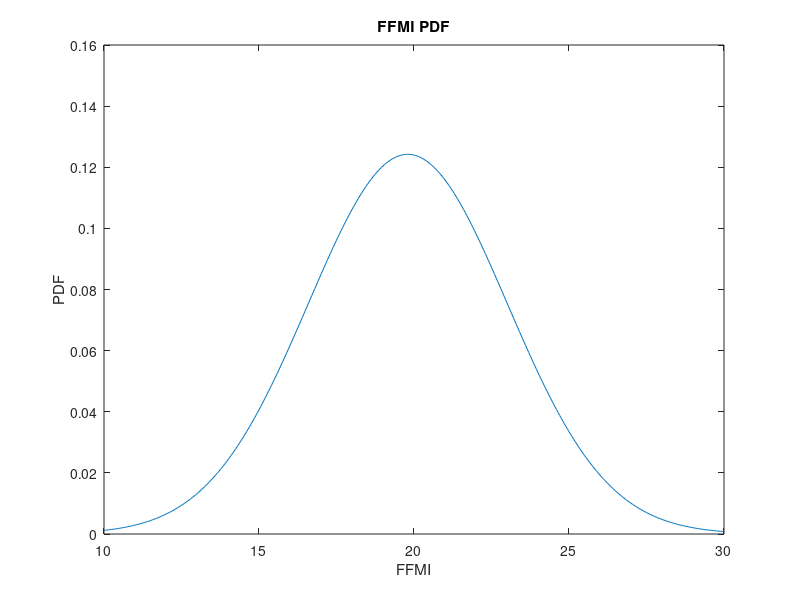
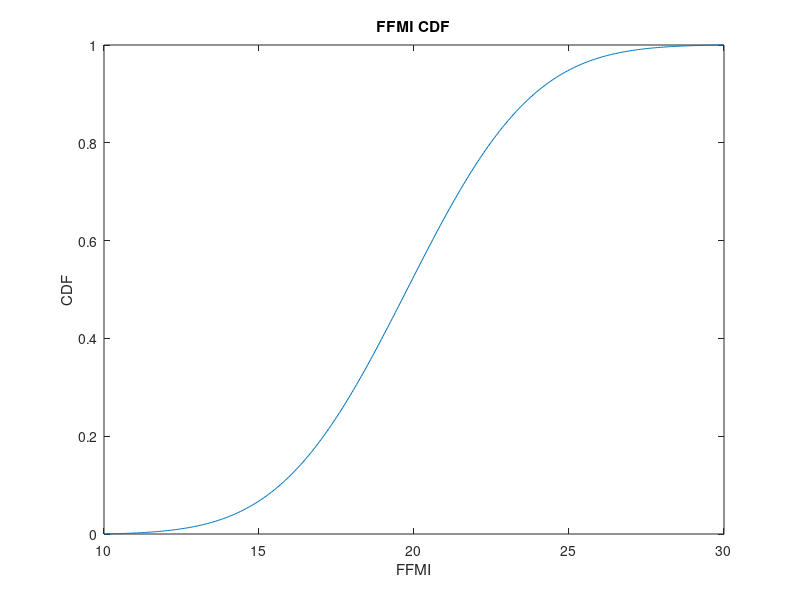
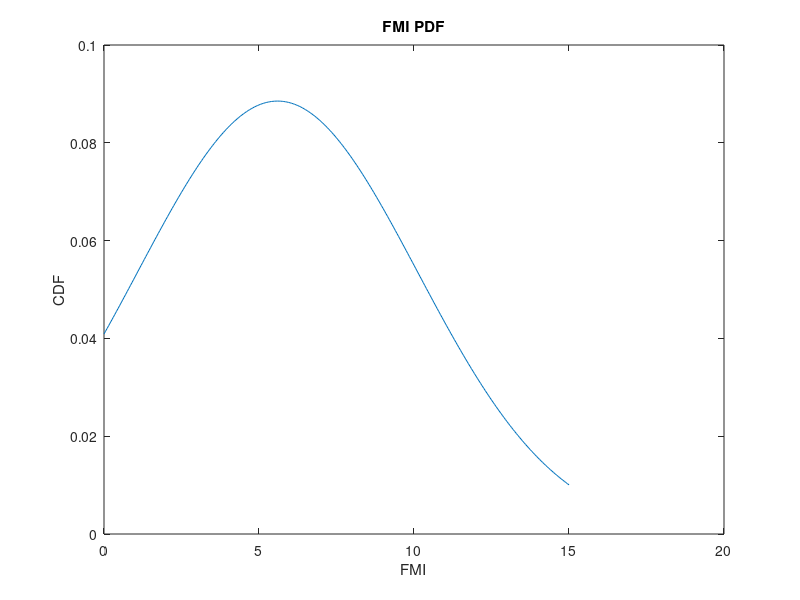
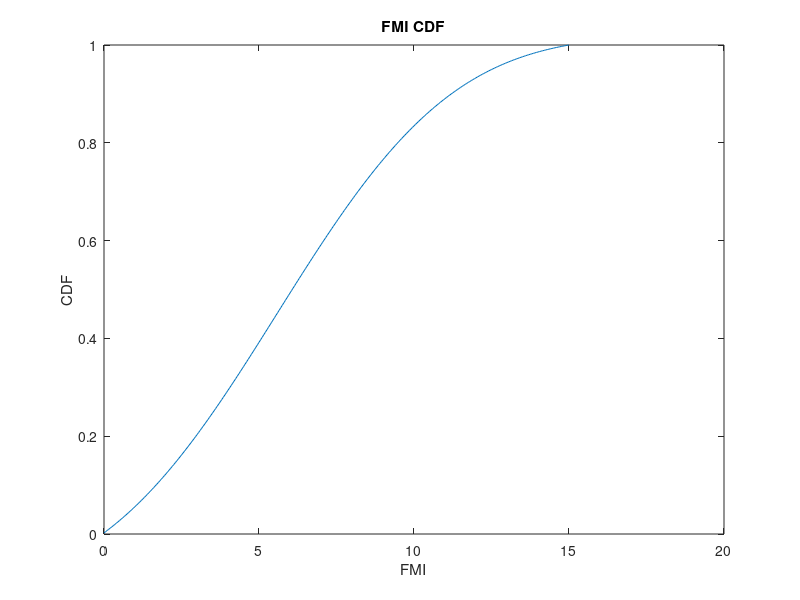

These figures' MATLAB source, in order: (Note: this script raises an error after producing the figures.)
%% Distribution function tool
%disttool
close all;
clear;
clc;
%% FFMI
% PDF
x = 10:.05:30;
% y = normpdf(x, 19.7, 2.2561); % 30-39
y = normpdf(x, 19.8, 3.2115); % 20-80

figure
plot(x, y);
xlabel('FFMI');
ylabel('PDF');
title('FFMI PDF');
% CDF
cd = cumsum(y) ./sum(y);
figure
plot(x,cd)
xlabel('FFMI');
ylabel('CDF');
title('FFMI CDF');
%% FMI
% PDF
x = 0:.05:15;

%y = normpdf(x, 5, 3.4283); % 30-39
y = normpdf(x, 5.6, 4.5062); % 20-80

figure
plot(x, y);
xlabel('FMI');
ylabel('CDF');
title('FMI PDF');
% CDF
cd = cumsum(y)./sum(y);
figure
plot(x,cd)
xlabel('FMI');
ylabel('CDF');
title('FMI CDF');
%% Bivariate Normal Distribution PDF/CDF
% https://nl.mathworks.com/help/stats/multivariate-normal-distribution.html

% 30-39
% mu = [19.7 5];    
% covariance_FFMI_FMI = 2.7;
% variance_FFMI = 2.2561; % 2.5
% variance_FMI = 3.4283; % 1.4
% 20-80
mu = [19.8 5.6];  
covariance_FFMI_FMI = 2.7;
variance_FFMI = 3.2115;
variance_FMI = 4.5062;


sigma = [variance_FFMI covariance_FFMI_FMI; covariance_FFMI_FMI variance_FMI];

% Create a grid of evenly spaced points in two-dimensional space.
x1 = 10:0.2:100;
x2 = 0:0.2:50;
[X1,X2] = meshgrid(x1,x2);
X = [X1(:) X2(:)];
% Evaluate the pdf of the normal distribution at the grid points.
y = mvnpdf(X,mu,sigma);
y = reshape(y,length(x2),length(x1));

% Plot the pdf values.
figure
surf(x1,x2,y)
caxis([min(y(:))-0.5*range(y(:)),max(y(:))])
z_max = max(max(y)) * 1.01;

axis_x_min = 10;
axis_x_max = 30;
axis_y_min = 1;
axis_y_max = 10;
axis([axis_x_min axis_x_max axis_y_min axis_y_max 0 z_max]);
xlabel('FFMI')
ylabel('FMI')
zlabel('Probability Density')
colorbar;
%% CDF
grid_point_side_count = 75;
[X1,X2] = meshgrid(linspace(axis_x_min, axis_x_max, grid_point_side_count)',linspace(axis_y_min, axis_y_max, grid_point_side_count)');
X = [X1(:) X2(:)];
% Evaluate the cdf of the normal distribution at the grid points.
p = mvncdf(X,mu,sigma);
% Plot the cdf values.
Z = reshape(p,grid_point_side_count, grid_point_side_count);
figure
surf(X1,X2,Z)
xlabel('FFMI')
ylabel('FMI')
zlabel('Cumulative Density')
colorbar;

%%
% Probability over Rectangular Region
current_FFMI = 23.82;
current_FMI = 8.41;
error = 0.005;

current_FFMI_min = current_FFMI * (1 - error);
current_FMI_min = current_FMI * (1 - error);
current_FFMI_max = current_FFMI * (1 + error);
current_FMI_max = current_FMI * (1 + error);

[p,err] = mvncdf([current_FFMI_min current_FMI_min],...
    [current_FFMI_max current_FMI_max], mu, sigma);

disp("Percentile (FFMI " + round(current_FFMI_min, 2) + "-" + ...
    round(current_FFMI_max, 2) + ", FMI " + round(current_FMI_min, 2)...
    + "-" + round(current_FMI_max, 2) +", varying: +/- " + round(error * 100, 2)+ "%): " + round((1-p) * 100, 4) + " (CDF error: " + err + ")");
%% Contour PDF
figure
contourf(x1,x2,y,[0.0001 0.001 0.01 0.05 0.15 0.25 0.35]);
axis([axis_x_min axis_x_max axis_y_min axis_y_max 0 z_max]);
line([current_FFMI_min current_FFMI_max current_FFMI_max current_FFMI_min current_FFMI_min],[current_FMI_min current_FMI_min current_FMI_max current_FMI_max current_FMI_min],'Linestyle','--','Color','k')
xlabel('FFMI')
ylabel('FMI')
title('Contour PDF')
colorbar;

%%
% x0 = [-.5; 0];
% options = optimoptions('fminunc','Algorithm','quasi-newton');
% [x, fval] = fminunc(f,x0,options)
clc;

fun1([ 3.2115     4.5062   2.7])

% 30-38
% lb = [2.2561, 3.4283, 0.01];
% ub = [2.2561, 3.4283, 2.7];
% 20-80
lb = [3.2115 , 4.5062, 0.01];
ub = [3.2115 , 4.5062, 2.7];

nvars = length(lb);
options = optimoptions('particleswarm','SwarmSize',200,'FunctionTolerance',10e-9, 'MaxStallIterations', 20);

[x,fval,exitflag] = particleswarm(@fun1,nvars,lb,ub, options) 
%% 1D FFMI
clc;

fun_FFMI([3.2115    0         0])

lb = [1.0, 0.0, 0.0];
ub = [5.5, 0.0, 0.0];
nvars = length(lb);
options = optimoptions('particleswarm','SwarmSize',100,'FunctionTolerance',10e-6, 'MaxStallIterations', 20);

[x,fval,exitflag] = particleswarm(@fun_FFMI,nvars,lb,ub, options)
%% 1D FMI PSO
clc;

fun_FMI([0.0   4.5062     0])

lb = [0.0, 1.1, 0.0];
ub = [0.0, 5, 0.0];
nvars = length(lb);
options = optimoptions('particleswarm','SwarmSize',100,'FunctionTolerance',10e-6, 'MaxStallIterations', 20);

[x,fval,exitflag] = particleswarm(@fun_FMI,nvars,lb,ub, options)

%% 1D FMI Simulated Annealing
clc;

fun_FMI([0.0   4.5062     0])
lb = [0.0, 1.1, 0.0];
ub = [0.0, 5, 0.0];
nvars = length(lb);
x0 = (lb+ub)./2;
options = optimoptions('simulannealbnd','FunctionTolerance',10e-6);
[x,fval,exitflag] = simulannealbnd(@fun_FMI,x0,lb,ub, options)

%% 1D FMI fminsearch Find minimum of unconstrained multivariable function using derivative-free method
clc;
fun_FMI([0.0   4.5062     0])
lb = [0.0, 1.1, 0.0];
ub = [0.0, 5, 0.0];
nvars = length(lb);
x0 = (lb+ub)./2;
[x,fval,exitflag] = fminsearch(@fun_FMI, x0)
%% 1D FFMI fminsearch Find minimum of unconstrained multivariable function using derivative-free method
clc;
fun_FFMI([3.2115    0         0])
lb = [1.0, 0.0, 0.0];
ub = [5.5, 0.0, 0.0];
nvars = length(lb);
x0 = (lb+ub)./2;
[x,fval,exitflag] = fminsearch(@fun_FFMI, x0)
 %%
 function out1 = fun_FMI(x_1)        
    % 30-39
%     mu = [19.7 5];    
    % 20-80
    mu = [19.8 5.6];    
%     X_expected = [16.2 2.4; 16.4 2.5; 18.7 3.8; 19.7 5; 20.6 6; 24.1 7.9; 24.3 8.7];
%     y_expected = [0.05; 0.1; 0.25; 0.5; 0.75; 0.9; 0.95];
    % 30-39
%     X_expected = [16.4 2.5; 18.7 3.8; 19.7 5; 20.6 6; 24.1 7.9];
%     y_expected = [0.1; 0.25; 0.5; 0.75; 0.9];
    % 20-80
    X_expected = [17.6 3.1; 18.7 4.2; 19.8 5.6; 21 7; 22.5 8.8];
    y_expected = [0.1; 0.25; 0.5; 0.75; 0.9];
    
    variance_FFMI = x_1(1);
    variance_FMI = x_1(2);
    covariance_FFMI_FMI = x_1(3);
    sigma = [variance_FFMI covariance_FFMI_FMI; covariance_FFMI_FMI variance_FMI];    
    
    expected_ps = zeros(1, length(y_expected));
    ps = zeros(1, length(y_expected));
    for i = 1:length(y_expected)
        current_FFMI = X_expected(i, 1);
        current_FMI = X_expected(i, 2);
        expected_p = y_expected(i);
        %[p, err] = mvncdf([current_FFMI current_FMI], mu, sigma);     
        [p, err] = mvncdf(current_FMI, mu(2), variance_FMI);
        expected_ps(i) = expected_p;
        ps(i) = p;
    end        
    out1 = mse(ps, expected_ps);    
end
 
 function out1 = fun_FFMI(x_1)        
    % 30-39
%     mu = [19.7 5];    
    % 20-80
    mu = [19.8 5.6];    
%     X_expected = [16.2 2.4; 16.4 2.5; 18.7 3.8; 19.7 5; 20.6 6; 24.1 7.9; 24.3 8.7];
%     y_expected = [0.05; 0.1; 0.25; 0.5; 0.75; 0.9; 0.95];
    % 30-39
%     X_expected = [16.4 2.5; 18.7 3.8; 19.7 5; 20.6 6; 24.1 7.9];
%     y_expected = [0.1; 0.25; 0.5; 0.75; 0.9];
    % 20-80
    X_expected = [17.6 3.1; 18.7 4.2; 19.8 5.6; 21 7; 22.5 8.8];
    y_expected = [0.1; 0.25; 0.5; 0.75; 0.9];
    
    variance_FFMI = x_1(1);
    variance_FMI = x_1(2);
    covariance_FFMI_FMI = x_1(3);
    sigma = [variance_FFMI covariance_FFMI_FMI; covariance_FFMI_FMI variance_FMI];    
    
    expected_ps = zeros(1, length(y_expected));
    ps = zeros(1, length(y_expected));
    for i = 1:length(y_expected)
        current_FFMI = X_expected(i, 1);
        current_FMI = X_expected(i, 2);
        expected_p = y_expected(i);
        %[p, err] = mvncdf([current_FFMI current_FMI], mu, sigma);     
        [p, err] = mvncdf(current_FFMI, mu(1), variance_FFMI);
        expected_ps(i) = expected_p;
        ps(i) = p;
    end        
    out1 = mse(ps, expected_ps);    
end
 
function out1 = fun1(x_1)        
    % 30-39
%     mu = [19.7 5];    
    % 20-80
    mu = [19.8 5.6];    
%     X_expected = [16.2 2.4; 16.4 2.5; 18.7 3.8; 19.7 5; 20.6 6; 24.1 7.9; 24.3 8.7];
%     y_expected = [0.05; 0.1; 0.25; 0.5; 0.75; 0.9; 0.95];
    % 30-39
%     X_expected = [16.4 2.5; 18.7 3.8; 19.7 5; 20.6 6; 24.1 7.9];
%     y_expected = [0.1; 0.25; 0.5; 0.75; 0.9];
    % 20-80
    X_expected = [17.6 3.1; 18.7 4.2; 19.8 5.6; 21 7; 22.5 8.8];
    y_expected = [0.1; 0.25; 0.5; 0.75; 0.9];
    
    variance_FFMI = x_1(1);
    variance_FMI = x_1(2);
    covariance_FFMI_FMI = x_1(3);
    sigma = [variance_FFMI covariance_FFMI_FMI; covariance_FFMI_FMI variance_FMI];    
    
    expected_ps = zeros(1, length(y_expected));
    ps = zeros(1, length(y_expected));
    for i = 1:length(y_expected)
        current_FFMI = X_expected(i, 1);
        current_FMI = X_expected(i, 2);
        expected_p = y_expected(i);
        [p, err] = mvncdf([current_FFMI current_FMI], mu, sigma);        
        expected_ps(i) = expected_p;
        ps(i) = p;
    end
        
    out1 = mse(ps, expected_ps);    
end